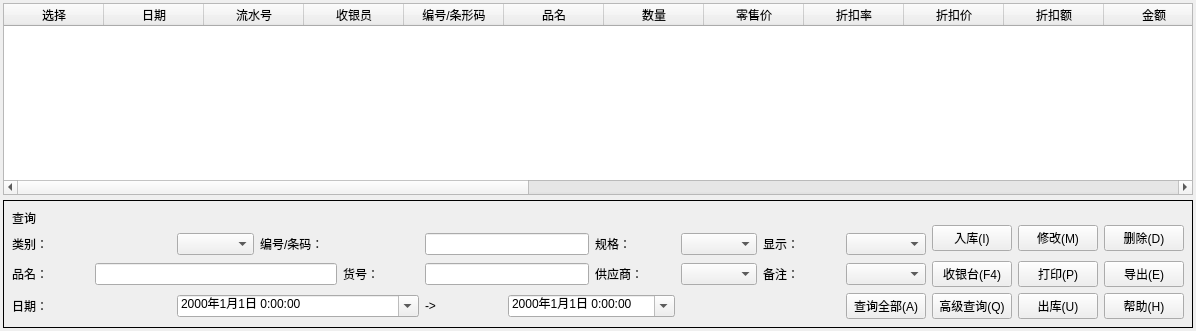
             <widget class="QWidget" name="tab_19">
              <attribute name="title">
               <string>销售明细</string>
              </attribute>
              <layout class="QVBoxLayout" name="verticalLayout_7">
               <property name="spacing">
                <number>5</number>
               </property>
               <property name="leftMargin">
                <number>3</number>
               </property>
               <property name="topMargin">
                <number>3</number>
               </property>
               <property name="rightMargin">
                <number>3</number>
               </property>
               <property name="bottomMargin">
                <number>3</number>
               </property>
               <item>
                <widget class="QTableWidget" name="tableWidget_4">
                 <column>
                  <property name="text">
                   <string>选择</string>
                  </property>
                 </column>
                 <column>
                  <property name="text">
                   <string>日期</string>
                  </property>
                 </column>
                 <column>
                  <property name="text">
                   <string>流水号</string>
                  </property>
                 </column>
                 <column>
                  <property name="text">
                   <string>收银员</string>
                  </property>
                 </column>
                 <column>
                  <property name="text">
                   <string>编号/条形码</string>
                  </property>
                 </column>
                 <column>
                  <property name="text">
                   <string>品名</string>
                  </property>
                 </column>
                 <column>
                  <property name="text">
                   <string>数量</string>
                  </property>
                 </column>
                 <column>
                  <property name="text">
                   <string>零售价</string>
                  </property>
                 </column>
                 <column>
                  <property name="text">
                   <string>折扣率</string>
                  </property>
                 </column>
                 <column>
                  <property name="text">
                   <string>折扣价</string>
                  </property>
                 </column>
                 <column>
                  <property name="text">
                   <string>折扣额</string>
                  </property>
                 </column>
                 <column>
                  <property name="text">
                   <string>金额</string>
                  </property>
                 </column>
                 <column>
                  <property name="text">
                   <string>成本价</string>
                  </property>
                 </column>
                 <column>
                  <property name="text">
                   <string>利润</string>
                  </property>
                 </column>
                 <column>
                  <property name="text">
                   <string>新建列</string>
                  </property>
                 </column>
                 <column>
                  <property name="text">
                   <string>规格</string>
                  </property>
                 </column>
                 <column>
                  <property name="text">
                   <string>类别</string>
                  </property>
                 </column>
                 <column>
                  <property name="text">
                   <string>货号</string>
                  </property>
                 </column>
                 <column>
                  <property name="text">
                   <string>新建列</string>
                  </property>
                 </column>
                 <column>
                  <property name="text">
                   <string>导购员</string>
                  </property>
                 </column>
                 <column>
                  <property name="text">
                   <string>生产日期</string>
                  </property>
                 </column>
                 <column>
                  <property name="text">
                   <string>保质期</string>
                  </property>
                 </column>
                 <column>
                  <property name="text">
                   <string>到期日期</string>
                  </property>
                 </column>
                 <column>
                  <property name="text">
                   <string>供应商</string>
                  </property>
                 </column>
                 <column>
                  <property name="text">
                   <string>备注</string>
                  </property>
                 </column>
                </widget>
               </item>
               <item>
                <widget class="QWidget" name="toolWidget_4" native="true">
                 <property name="minimumSize">
                  <size>
                   <width>1190</width>
                   <height>122</height>
                  </size>
                 </property>
                 <property name="styleSheet">
                  <string notr="true">
QWidget#toolWidget_4{
	min-height:120;
	width:1188;
	min-width:870;
	border: 1px solid #000000;
}</string>
                 </property>
                 <layout class="QGridLayout" name="gridLayout_23">
                  <item row="0" column="0" rowspan="2" colspan="14">
                   <widget class="QLabel" name="label_52">
                    <property name="text">
                     <string>查询</string>
                    </property>
                   </widget>
                  </item>
                  <item row="1" column="11" rowspan="2">
                   <widget class="QPushButton" name="pushButton_85">
                    <property name="text">
                     <string>入库(I)</string>
                    </property>
                   </widget>
                  </item>
                  <item row="1" column="12" rowspan="2">
                   <widget class="QPushButton" name="pushButton_86">
                    <property name="text">
                     <string>修改(M)</string>
                    </property>
                   </widget>
                  </item>
                  <item row="1" column="13" rowspan="2">
                   <widget class="QPushButton" name="pushButton_87">
                    <property name="text">
                     <string>删除(D)</string>
                    </property>
                   </widget>
                  </item>
                  <item row="2" column="0" colspan="2">
                   <widget class="QLabel" name="label_53">
                    <property name="text">
                     <string>类别：</string>
                    </property>
                   </widget>
                  </item>
                  <item row="2" column="2">
                   <widget class="QComboBox" name="comboBox_16"/>
                  </item>
                  <item row="2" column="3" colspan="2">
                   <widget class="QLabel" name="label_56">
                    <property name="text">
                     <string>编号/条码：</string>
                    </property>
                   </widget>
                  </item>
                  <item row="2" column="5" colspan="2">
                   <widget class="QLineEdit" name="lineEdit_12"/>
                  </item>
                  <item row="2" column="7">
                   <widget class="QLabel" name="label_58">
                    <property name="text">
                     <string>规格：</string>
                    </property>
                   </widget>
                  </item>
                  <item row="2" column="8">
                   <widget class="QComboBox" name="comboBox_17"/>
                  </item>
                  <item row="2" column="9">
                   <widget class="QLabel" name="label_60">
                    <property name="text">
                     <string>显示：</string>
                    </property>
                   </widget>
                  </item>
                  <item row="2" column="10">
                   <widget class="QComboBox" name="comboBox_19"/>
                  </item>
                  <item row="3" column="0">
                   <widget class="QLabel" name="label_54">
                    <property name="text">
                     <string>品名：</string>
                    </property>
                   </widget>
                  </item>
                  <item row="3" column="1" colspan="3">
                   <widget class="QLineEdit" name="lineEdit_14"/>
                  </item>
                  <item row="3" column="4">
                   <widget class="QLabel" name="label_57">
                    <property name="text">
                     <string>货号：</string>
                    </property>
                   </widget>
                  </item>
                  <item row="3" column="5" colspan="2">
                   <widget class="QLineEdit" name="lineEdit_13"/>
                  </item>
                  <item row="3" column="7">
                   <widget class="QLabel" name="label_59">
                    <property name="text">
                     <string>供应商：</string>
                    </property>
                   </widget>
                  </item>
                  <item row="3" column="8">
                   <widget class="QComboBox" name="comboBox_18"/>
                  </item>
                  <item row="3" column="9">
                   <widget class="QLabel" name="label_61">
                    <property name="text">
                     <string>备注：</string>
                    </property>
                   </widget>
                  </item>
                  <item row="3" column="10">
                   <widget class="QComboBox" name="comboBox_20"/>
                  </item>
                  <item row="3" column="11">
                   <widget class="QPushButton" name="pushButton_88">
                    <property name="text">
                     <string>收银台(F4)</string>
                    </property>
                   </widget>
                  </item>
                  <item row="3" column="12">
                   <widget class="QPushButton" name="pushButton_89">
                    <property name="text">
                     <string>打印(P)</string>
                    </property>
                   </widget>
                  </item>
                  <item row="3" column="13">
                   <widget class="QPushButton" name="pushButton_90">
                    <property name="text">
                     <string>导出(E)</string>
                    </property>
                   </widget>
                  </item>
                  <item row="4" column="0" colspan="2">
                   <widget class="QLabel" name="label_55">
                    <property name="text">
                     <string>日期：</string>
                    </property>
                   </widget>
                  </item>
                  <item row="4" column="2" colspan="3">
                   <widget class="QDateTimeEdit" name="dateTimeEdit_8">
                    <property name="dateTime">
                     <datetime>
                      <hour>0</hour>
                      <minute>0</minute>
                      <second>0</second>
                      <year>2000</year>
                      <month>1</month>
                      <day>1</day>
                     </datetime>
                    </property>
                    <property name="displayFormat">
                     <string>yyyy年M月d日 H:mm:ss</string>
                    </property>
                    <property name="calendarPopup">
                     <bool>true</bool>
                    </property>
                   </widget>
                  </item>
                  <item row="4" column="5">
                   <widget class="QLabel" name="label_62">
                    <property name="text">
                     <string>-&gt;</string>
                    </property>
                   </widget>
                  </item>
                  <item row="4" column="6" colspan="2">
                   <widget class="QDateTimeEdit" name="dateTimeEdit_9">
                    <property name="dateTime">
                     <datetime>
                      <hour>0</hour>
                      <minute>0</minute>
                      <second>0</second>
                      <year>2000</year>
                      <month>1</month>
                      <day>1</day>
                     </datetime>
                    </property>
                    <property name="displayFormat">
                     <string>yyyy年M月d日 H:mm:ss</string>
                    </property>
                    <property name="calendarPopup">
                     <bool>true</bool>
                    </property>
                   </widget>
                  </item>
                  <item row="4" column="10">
                   <widget class="QPushButton" name="pushButton_94">
                    <property name="text">
                     <string>查询全部(A)</string>
                    </property>
                   </widget>
                  </item>
                  <item row="4" column="11">
                   <widget class="QPushButton" name="pushButton_91">
                    <property name="text">
                     <string>高级查询(Q)</string>
                    </property>
                   </widget>
                  </item>
                  <item row="4" column="12">
                   <widget class="QPushButton" name="pushButton_92">
                    <property name="text">
                     <string>出库(U)</string>
                    </property>
                   </widget>
                  </item>
                  <item row="4" column="13">
                   <widget class="QPushButton" name="pushButton_93">
                    <property name="text">
                     <string>帮助(H)</string>
                    </property>
                   </widget>
                  </item>
                 </layout>
                </widget>
               </item>
              </layout>
             </widget>
